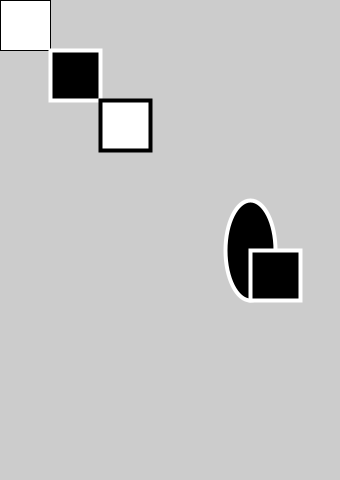
Frame 1 (no input)
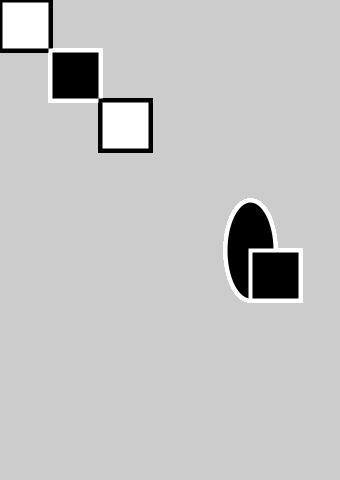
Frame 60 (the mouse pressed at the canvas centre just before this capture)
Frame 120 (the mouse held since frame 60 and released just before this capture): identical to frame 60, image omitted

The Processing sketch that drew these frames (run headless with seeded random() and noise(); from frame 60 on, the mouse is pressed at the canvas centre):

// Processing sketch: attributes
// ── attributes.pde
void setup() {
  size(340,480);
  fill(255);
  stroke(0);
}

void draw() {
  rect(0,0,50,50);
  fill(0);
  strokeWeight(4);
  stroke(255);
  rect(50,50,50,50);
  
  //noFill(); doesn't fill the ellipse
  //noStroke(); doesn't outline the ellipse
  
  //ellipseMode(RADIUS);
  ellipse(250,250,50,100);
  
  //rectMode(CORNERS);
  rect(250,250,50,50);
  fill(255);
  strokeWeight(4);
  stroke(0);
  //rectMode(CENTER);
  rect(100,100,50,50);
}
